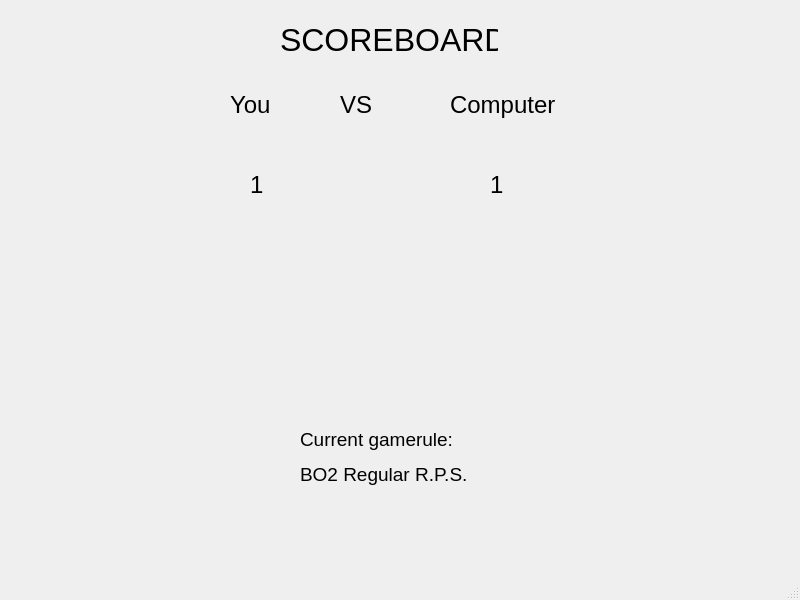
<?xml version="1.0" encoding="UTF-8"?>
<ui version="4.0">
 <class>MainWindow</class>
 <widget class="QMainWindow" name="MainWindow">
  <property name="geometry">
   <rect>
    <x>0</x>
    <y>0</y>
    <width>800</width>
    <height>600</height>
   </rect>
  </property>
  <property name="windowTitle">
   <string>MainWindow</string>
  </property>
  <widget class="QWidget" name="centralwidget">
   <widget class="QLabel" name="title">
    <property name="geometry">
     <rect>
      <x>280</x>
      <y>20</y>
      <width>218</width>
      <height>41</height>
     </rect>
    </property>
    <property name="text">
     <string>&lt;html&gt;&lt;head/&gt;&lt;body&gt;&lt;p&gt;&lt;span style=&quot; font-size:24pt;&quot;&gt;SCOREBOARD&lt;/span&gt;&lt;/p&gt;&lt;/body&gt;&lt;/html&gt;</string>
    </property>
    <property name="alignment">
     <set>Qt::AlignmentFlag::AlignCenter</set>
    </property>
   </widget>
   <widget class="QLabel" name="you">
    <property name="geometry">
     <rect>
      <x>230</x>
      <y>90</y>
      <width>91</width>
      <height>31</height>
     </rect>
    </property>
    <property name="text">
     <string>&lt;html&gt;&lt;head/&gt;&lt;body&gt;&lt;p&gt;&lt;span style=&quot; font-size:18pt;&quot;&gt;You&lt;/span&gt;&lt;/p&gt;&lt;/body&gt;&lt;/html&gt;</string>
    </property>
   </widget>
   <widget class="QLabel" name="you_2">
    <property name="geometry">
     <rect>
      <x>340</x>
      <y>90</y>
      <width>91</width>
      <height>31</height>
     </rect>
    </property>
    <property name="text">
     <string>&lt;html&gt;&lt;head/&gt;&lt;body&gt;&lt;p&gt;&lt;span style=&quot; font-size:18pt;&quot;&gt;VS&lt;/span&gt;&lt;/p&gt;&lt;/body&gt;&lt;/html&gt;</string>
    </property>
   </widget>
   <widget class="QLabel" name="you_3">
    <property name="geometry">
     <rect>
      <x>450</x>
      <y>90</y>
      <width>116</width>
      <height>31</height>
     </rect>
    </property>
    <property name="text">
     <string>&lt;html&gt;&lt;head/&gt;&lt;body&gt;&lt;p&gt;&lt;span style=&quot; font-size:18pt;&quot;&gt;Computer&lt;/span&gt;&lt;/p&gt;&lt;/body&gt;&lt;/html&gt;</string>
    </property>
   </widget>
   <widget class="QLabel" name="playerScore">
    <property name="geometry">
     <rect>
      <x>250</x>
      <y>170</y>
      <width>15</width>
      <height>31</height>
     </rect>
    </property>
    <property name="text">
     <string>&lt;html&gt;&lt;head/&gt;&lt;body&gt;&lt;p&gt;&lt;span style=&quot; font-size:18pt;&quot;&gt;1&lt;/span&gt;&lt;/p&gt;&lt;/body&gt;&lt;/html&gt;</string>
    </property>
   </widget>
   <widget class="QLabel" name="computerScore">
    <property name="geometry">
     <rect>
      <x>490</x>
      <y>170</y>
      <width>15</width>
      <height>31</height>
     </rect>
    </property>
    <property name="text">
     <string>&lt;html&gt;&lt;head/&gt;&lt;body&gt;&lt;p&gt;&lt;span style=&quot; font-size:18pt;&quot;&gt;1&lt;/span&gt;&lt;/p&gt;&lt;/body&gt;&lt;/html&gt;</string>
    </property>
   </widget>
   <widget class="QLabel" name="gameRule">
    <property name="geometry">
     <rect>
      <x>300</x>
      <y>420</y>
      <width>208</width>
      <height>74</height>
     </rect>
    </property>
    <property name="text">
     <string>&lt;html&gt;&lt;head/&gt;&lt;body&gt;&lt;p&gt;&lt;span style=&quot; font-size:14pt;&quot;&gt;Current gamerule:&lt;/span&gt;&lt;/p&gt;&lt;p&gt;&lt;span style=&quot; font-size:14pt;&quot;&gt;BO2 Regular R.P.S.&lt;/span&gt;&lt;/p&gt;&lt;/body&gt;&lt;/html&gt;</string>
    </property>
   </widget>
   <widget class="QLabel" name="rock">
    <property name="geometry">
     <rect>
      <x>40</x>
      <y>240</y>
      <width>181</width>
      <height>151</height>
     </rect>
    </property>
    <property name="text">
     <string/>
    </property>
    <property name="pixmap">
     <pixmap>rock.jpg</pixmap>
    </property>
   </widget>
   <widget class="QLabel" name="paper">
    <property name="geometry">
     <rect>
      <x>230</x>
      <y>220</y>
      <width>301</width>
      <height>181</height>
     </rect>
    </property>
    <property name="text">
     <string/>
    </property>
    <property name="pixmap">
     <pixmap>paper.png</pixmap>
    </property>
   </widget>
   <widget class="QLabel" name="scissor">
    <property name="geometry">
     <rect>
      <x>530</x>
      <y>220</y>
      <width>301</width>
      <height>181</height>
     </rect>
    </property>
    <property name="text">
     <string/>
    </property>
    <property name="pixmap">
     <pixmap>scissor.jpg</pixmap>
    </property>
   </widget>
  </widget>
  <widget class="QMenuBar" name="menubar">
   <property name="geometry">
    <rect>
     <x>0</x>
     <y>0</y>
     <width>800</width>
     <height>33</height>
    </rect>
   </property>
  </widget>
  <widget class="QStatusBar" name="statusbar"/>
 </widget>
 <resources/>
 <connections/>
</ui>
